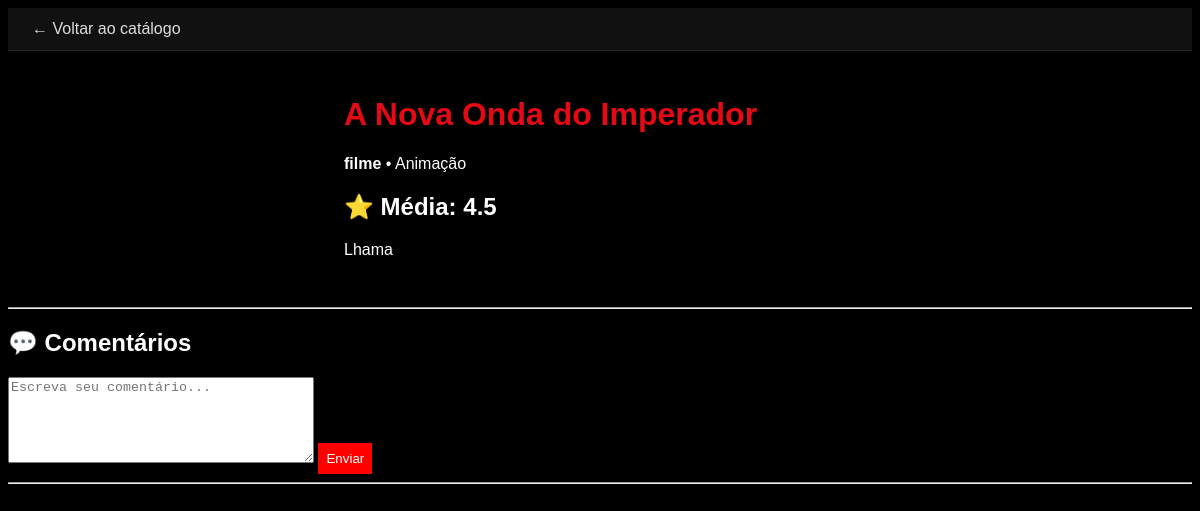
Screenshot of /controllers/FilmeController.php?action=detalhes&id=10 with the database file from the repository.
### tables this page shows
CREATE TABLE filmes (
    id INT AUTO_INCREMENT PRIMARY KEY,
    titulo VARCHAR(255) NOT NULL,
    descricao TEXT,
    capa VARCHAR(255),
    ano YEAR,
    duracao INT COMMENT 'em minutos',
    tipo ENUM('filme','serie') NOT NULL DEFAULT 'filme',
    categoria_id INT,
    FOREIGN KEY (categoria_id) REFERENCES categorias(id) ON DELETE SET NULL
);

CREATE TABLE categorias (
    id INT AUTO_INCREMENT PRIMARY KEY,
    nome VARCHAR(80) NOT NULL UNIQUE
);

### config/Database.php (called while the page is built)
<?php
class Database
{
    private static $instance = null;
    public static function getConnection()
    {
        if (self::$instance === null)
        {
            self::$instance = new PDO(
                "mysql:host=localhost:3307;dbname=netflix_db;charset=utf8",
                "root",
                ""
            );
            self::$instance->setAttribute(
                PDO::ATTR_ERRMODE,
                PDO::ERRMODE_EXCEPTION
            );
        }
        return self::$instance;
    }
}

### models/Filme.php (called while the page is built, shortened)
<?php
require_once __DIR__ . '/../config/Database.php';
class Filme
{
    private $pdo;
    public function __construct()
    {
        $this->pdo = Database::getConnection();
    }
    public function buscarPorId($id)
    {
        $sql = "SELECT f.*, c.nome AS categoria_nome
                FROM filmes f
                LEFT JOIN categorias c ON c.id = f.categoria_id
                WHERE f.id = :id";
        $stmt = $this->pdo->prepare($sql);
        $stmt->execute([':id' => $id]);
        return $stmt->fetch(PDO::FETCH_ASSOC);
    }
}

### models/Avaliacao.php (called while the page is built, shortened)
<?php
require_once __DIR__ . '/../config/Database.php';
class Avaliacao
{
    private $pdo;
    public function __construct()
    {
        $this->pdo = Database::getConnection();
    }
    public function media($filme_id)
    {
        $sql = "SELECT AVG(nota) as media
                FROM avaliacoes
                WHERE filme_id = :filme";
        $stmt = $this->pdo->prepare($sql);
        $stmt->execute([':filme' => $filme_id]);
        return $stmt->fetch(PDO::FETCH_ASSOC);
    }
}

### views/filmes/detalhes.php (the view, shortened to what this page needs)
<?php
require_once __DIR__ . '/../../config/session.php';
require_once __DIR__ . '/../../models/Avaliacao.php';
$filme_id = $filme['id'];
$media = (new Avaliacao())->media($filme_id);
?>
<!DOCTYPE html>
<html lang="pt-br">
<head>
    <link rel="stylesheet" href="<?= BASE_URL ?>/assets/css/style.css">
</head>
<body>
<header class="topo">
    <a href="<?= BASE_URL ?>/controllers/FilmeController.php?action=index">← Voltar ao catálogo</a>
</header>
<main class="detalhes">
    <div class="capa-grande">
    </div>
    <div class="info">
        <h1><?= htmlspecialchars($filme['titulo']) ?></h1>
        <p class="meta">
            <strong><?= htmlspecialchars($filme['tipo'] ?? 'filme') ?></strong>
            <?php if (!empty($filme['categoria_nome'])): ?>
                • <?= htmlspecialchars($filme['categoria_nome']) ?>
            <?php endif; ?>
        </p>
        <h2>⭐ Média: <?= $media['media'] ? round($media['media'], 1) : '0' ?></h2>
        <p><?= nl2br(htmlspecialchars($filme['descricao'] ?? '')) ?></p>
    </div>
</main>
<section class="interacoes">
    <hr>
    <?php include __DIR__ . '/../comentarios/index.php'; ?>
</section>
</body>
</html>

### assets/css/style.css (style rules this page uses)
body { background: #000; color: white; font-family: Arial; }
h1 { color: red; }
.topo { display: flex; align-items: center; gap: 16px; padding: 12px 24px; background: #111; border-bottom: 1px solid #222; }
.topo nav a, .topo > a { color: #ddd; text-decoration: none; margin-right: 12px; }
.detalhes { display: grid; grid-template-columns: 280px 1fr; gap: 32px; padding: 24px; }
.detalhes .info h1 { color: #e50914; }

### rows the page displays
filmes: titulo "A Nova Onda do Imperador", tipo "filme", categoria.nome "Animação", descricao "Lhama"

### other values shown
$media['media'] "4.5"
